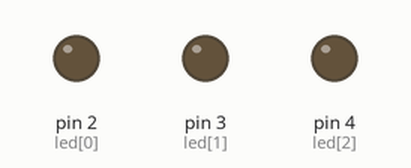
The sketch below on a simulated Arduino Uno, built with avr-gcc and run on an emulated ATmega328P. Shown: output pins drawn as LEDs (lit = HIGH).

Above: at 0.5 s.
At 2.5 s:
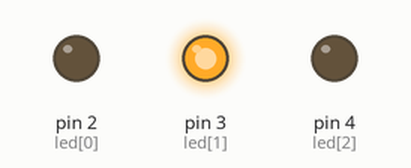
At 3.5 s:
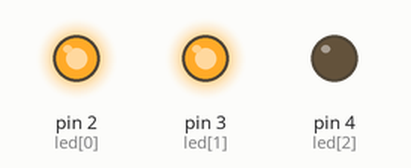
At 4.5 s:
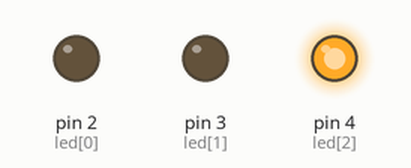
At 6.5 s:
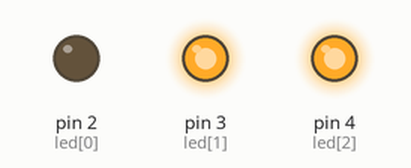
At 9.5 s:
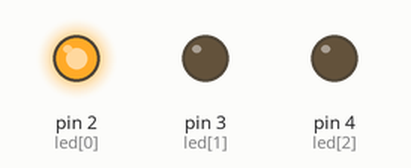
Timing chart, 0 to 10.4 s (numbered marks = the images above):
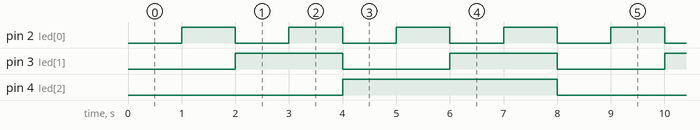

The sketch:

binaryCounter.ino
```cpp
const int led[3] = {2,3,4};
int a;

void setup() {
  // put your setup code here, to run once:
  Serial.begin(9600);
  pinMode(led[0],OUTPUT);
  pinMode(led[1],OUTPUT);
  pinMode(led[2],OUTPUT);
}

void binary(int n)  // function to convert int to binary
{
  for(int i = 0 ; i <3 ; i++){
    a = n%2;
    n = n/2;

    if(a == 0){
      digitalWrite(led[i],LOW);
    }

    if(a == 1){
      digitalWrite(led[i],HIGH);
    }
  }
}


void loop() {
  // put your main code here, to run repeatedly:
  for(int i = 0; i < 8 ; i++){
    binary(i);
    delay(1000);
  }
}
```

Measured:
- by itself, pin 2 (led[0]): alternates HIGH for 1.0 s and LOW for 1.0 s
- by itself, pin 3 (led[1]): alternates HIGH for 2.0 s and LOW for 2.0 s
- by itself, pin 4 (led[2]): alternates HIGH for 4.0 s and LOW for 4.0 s
